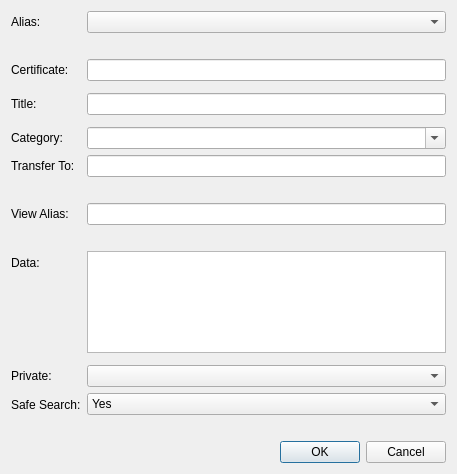
<?xml version="1.0" encoding="UTF-8"?>
<ui version="4.0">
 <class>EditCertDialog</class>
 <widget class="QDialog" name="EditCertDialog">
  <property name="geometry">
   <rect>
    <x>0</x>
    <y>0</y>
    <width>457</width>
    <height>474</height>
   </rect>
  </property>
  <property name="windowTitle">
   <string>Edit Cert</string>
  </property>
  <layout class="QVBoxLayout" name="verticalLayout">
   <item>
    <layout class="QFormLayout" name="formLayout">
     <property name="fieldGrowthPolicy">
      <enum>QFormLayout::AllNonFixedFieldsGrow</enum>
     </property>
     <item row="0" column="0">
      <widget class="QLabel" name="label">
       <property name="text">
        <string>Alias:</string>
       </property>
      </widget>
     </item>
     <item row="0" column="1">
      <widget class="QComboBox" name="aliasEdit"/>
     </item>
     <item row="1" column="1">
      <widget class="QLabel" name="aliasDisclaimer">
       <property name="text">
        <string/>
       </property>
      </widget>
     </item>
     <item row="2" column="0">
      <widget class="QLabel" name="certLabel">
       <property name="text">
        <string>Certificate:</string>
       </property>
       <property name="buddy">
        <cstring>certEdit</cstring>
       </property>
      </widget>
     </item>
     <item row="2" column="1">
      <widget class="QLineEdit" name="certEdit">
       <property name="toolTip">
        <string>The value associated with this certificate.</string>
       </property>
      </widget>
     </item>
     <item row="3" column="1">
      <layout class="QVBoxLayout" name="verticalLayout_2"/>
     </item>
     <item row="4" column="0">
      <widget class="QLabel" name="label_2">
       <property name="text">
        <string>Title:</string>
       </property>
       <property name="buddy">
        <cstring>nameEdit</cstring>
       </property>
      </widget>
     </item>
     <item row="4" column="1">
      <widget class="QLineEdit" name="nameEdit">
       <property name="toolTip">
        <string>The certificate name.</string>
       </property>
      </widget>
     </item>
     <item row="5" column="1">
      <layout class="QVBoxLayout" name="verticalLayout_3"/>
     </item>
     <item row="7" column="0">
      <widget class="QLabel" name="transferLabel">
       <property name="text">
        <string>Transfer To:</string>
       </property>
       <property name="wordWrap">
        <bool>true</bool>
       </property>
      </widget>
     </item>
     <item row="7" column="1">
      <widget class="QLineEdit" name="transferEdit"/>
     </item>
     <item row="8" column="1">
      <widget class="QLabel" name="transferDisclaimer">
       <property name="text">
        <string/>
       </property>
       <property name="wordWrap">
        <bool>true</bool>
       </property>
      </widget>
     </item>
     <item row="11" column="0">
      <widget class="QLabel" name="certDataLabel">
       <property name="text">
        <string>Data:</string>
       </property>
      </widget>
     </item>
     <item row="11" column="1">
      <widget class="QTextEdit" name="certDataEdit"/>
     </item>
     <item row="12" column="1">
      <layout class="QVBoxLayout" name="verticalLayout_5"/>
     </item>
     <item row="13" column="0">
      <widget class="QLabel" name="privateLabel">
       <property name="text">
        <string>Private:</string>
       </property>
      </widget>
     </item>
     <item row="13" column="1">
      <widget class="QComboBox" name="privateBox">
       <property name="maxVisibleItems">
        <number>2</number>
       </property>
      </widget>
     </item>
     <item row="14" column="0">
      <widget class="QLabel" name="labelSafeSearch">
       <property name="text">
        <string>Safe Search:</string>
       </property>
      </widget>
     </item>
     <item row="14" column="1">
      <layout class="QVBoxLayout" name="verticalLayout_6">
       <item>
        <widget class="QComboBox" name="safeSearchEdit">
         <item>
          <property name="text">
           <string>Yes</string>
          </property>
         </item>
         <item>
          <property name="text">
           <string>No</string>
          </property>
         </item>
        </widget>
       </item>
       <item>
        <widget class="QLabel" name="safeSearchDisclaimer">
         <property name="text">
          <string/>
         </property>
         <property name="wordWrap">
          <bool>true</bool>
         </property>
        </widget>
       </item>
      </layout>
     </item>
     <item row="6" column="0">
      <widget class="QLabel" name="label_3">
       <property name="text">
        <string>Category:</string>
       </property>
      </widget>
     </item>
     <item row="6" column="1">
      <widget class="QComboBox" name="categoryEdit">
       <property name="editable">
        <bool>true</bool>
       </property>
      </widget>
     </item>
     <item row="9" column="0">
      <widget class="QLabel" name="viewLabel">
       <property name="text">
        <string>View Alias:</string>
       </property>
      </widget>
     </item>
     <item row="9" column="1">
      <widget class="QLineEdit" name="viewAliasEdit"/>
     </item>
     <item row="10" column="1">
      <widget class="QLabel" name="viewAliasDisclaimer">
       <property name="text">
        <string/>
       </property>
       <property name="wordWrap">
        <bool>true</bool>
       </property>
      </widget>
     </item>
    </layout>
   </item>
   <item>
    <widget class="QDialogButtonBox" name="buttonBox">
     <property name="orientation">
      <enum>Qt::Horizontal</enum>
     </property>
     <property name="standardButtons">
      <set>QDialogButtonBox::Cancel|QDialogButtonBox::Ok</set>
     </property>
    </widget>
   </item>
  </layout>
 </widget>
 <resources/>
 <connections>
  <connection>
   <sender>buttonBox</sender>
   <signal>accepted()</signal>
   <receiver>EditCertDialog</receiver>
   <slot>accept()</slot>
   <hints>
    <hint type="sourcelabel">
     <x>248</x>
     <y>254</y>
    </hint>
    <hint type="destinationlabel">
     <x>157</x>
     <y>274</y>
    </hint>
   </hints>
  </connection>
  <connection>
   <sender>buttonBox</sender>
   <signal>rejected()</signal>
   <receiver>EditCertDialog</receiver>
   <slot>reject()</slot>
   <hints>
    <hint type="sourcelabel">
     <x>316</x>
     <y>260</y>
    </hint>
    <hint type="destinationlabel">
     <x>286</x>
     <y>274</y>
    </hint>
   </hints>
  </connection>
 </connections>
</ui>
